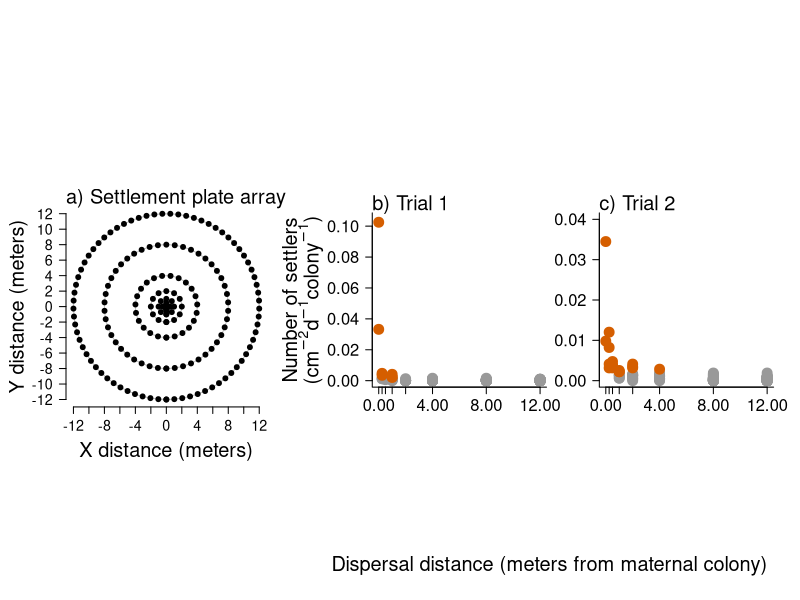

Generate this figure with R:
### This code produces Figure 2 in the manuscript: 
### Burgess SC, Powell J, Bueno M. Dispersal, kin aggregation, and the fitness consequences of not spreading sibling larvae.
# Code finalized Jan 2022
# Any comments or error reporting, please contact Scott Burgess. sburgess@bio.fsu.edu

# R version 4.0.5 (2021-03-31) -- "Shake and Throw"

# Load required libraries
library(plotrix) # version 3.8-2; used for polar.plot()

# Import data
# set.wd() # set working directory, or file path, before importing data
dat <- read.csv("Figure 2 data.csv")

# Change 'deployment' to a factor
dat$deployment <- as.factor(dat$deployment)
# summary(dat)

# Summarize dat
# Table 1; number of settlement plates per deployment
with(dat,table(deployment,treatment))

# Figure 1 caption; Number of poles per distance 
with(dat[dat$deployment==2,],table(distance.m))

# Number of settlement plates per distance per deployment
with(dat,table(deployment,distance.m))



# Settlement area of each settlement plate
settlement.area <- 21.5 * 7 # length cm x width cm; cm^2



# Calculate the average settlement per plate per day (settlers.day) over all 'Control' deployments
datControl <- dat[dat$treatment=="Control",]
mean.settlers <- mean(datControl$settlers.day) # over all three control deployments, there were on average 0.39 settlers cm-2 day-1.
# with(datControl, aggregate(settlers.day,by=list(Distance=distance.m),mean))
# with(datControl, aggregate(settlers.day,by=list(Deployment=deployment),mean))

qpois(p=0.95,lambda=mean.settlers)  # 95% probability of observing 2 or fewer settlers per cm2 per day from background

threshold <- 2 # upper limit to the expected average 'background' level of settlement



# Prepare Figure 2
max.settlement <- 330 # define maximum value, for plotting
ymax <- max.settlement / settlement.area / 3 / 7 # per cm2 per day (=3) per colony (=7) 

radius = c(0,
	0.25,
	0.5,
	1,
	2,
	4,
	8,
	12)
pole.number.at.each.distance <- c(1,
								4,
								8-(5-1),
								16-(9-1),
								28-(17-1),
								51-(29-1),
								97-(52-1),
								170-(98-1))
circ <- function(r){2*pi*r} # function to calculate circumference
arc.lengths = circ(r=radius) / pole.number.at.each.distance  # distance between poles, given pole.number.at.each.distance
# pole.number.at.each.distance / circ(radius) # poles per meter of circumference at each distance = sampling effort per circumference
# sum(pole.number.at.each.distance) # total number of poles
# theta = arc length / radius

degree.func <- function(L,R){
	ifelse(R>0, (180*L) / (pi*R), 0)
}


###### FIGURE 2
# Set colors
# https://stackoverflow.com/questions/57153428/r-plot-color-combinations-that-are-colorblind-accessible
cols <- c("#999999","#D55E00")

dev.new(width=8,height=3.5)
par(oma=c(1,3,1,0),mfrow=c(1,3))

# a)
# Add lines
par(mar=c(0,2,0,1))
polar.plot(	lengths=NA,
			polar.pos=NA,
			radial.lim=radius,
			show.radial.grid=F,
			show.grid.labels=F,
			grid.unit="meters",
			labels="",
			point.symbols=19,
			start=270,clockwise=T,rp.type="s")
for(i in 1:length(radius)){
	theta = degree.func(arc.lengths[i],radius[i])
	angles.of.the.poles <- (theta * 0:pole.number.at.each.distance[i])
	radius.vec <- rep(radius[i],length(angles.of.the.poles)) # the radius of the poles
polar.plot(	lengths=radius.vec,
			polar.pos=angles.of.the.poles,
			radial.lim=radius,
			cex=1, 
			point.col='black',
			show.radial.grid=F,
			show.grid.labels=F,
			labels="",
			point.symbols=19,
			start=270,clockwise=T,rp.type="s",add=T)
}
# text(0,-13.5,"12m",cex=1.5)					
# text(0,-9.5,"8m",cex=1.5)					
# text(0,-5.5,"4m",cex=1.5)					
# text(0,-2.9,"2m",cex=1.2)					
axis(side=1,at=seq(-12,12,2),cex.axis=1.3)
mtext(side=1,cex=1.2,line=3,text="X distance (meters)")
axis(side=2,at=seq(-12,12,2),cex.axis=1.3,las=1)
mtext(side=2,cex=1.2,line=3,text="Y distance (meters)")
mtext(side=3,adj=0,cex=1.2,text="a) Settlement plate array")

# b)
par(mar=c(0,6,0,0))
plot(c(0,12),c(0,ymax),type="n",bty="l",ylab="",xlab="",xaxt="n",yaxt="n")
with(dat[dat$deployment =="2" & dat$settlers.day<=threshold,], 
	points(distance.m,settlers/settlement.area/3/7,
	cex=2,
	pch=19,
	# col=adjustcolor(cols[1],alpha.f=0.6)
	col=cols[1]
	))
with(dat[dat$deployment =="2" & dat$settlers.day>threshold,], 
	points(distance.m,settlers/settlement.area/3/7,
	cex=2,
	pch=19,
	# col=adjustcolor(cols[2],alpha.f=0.6)
	col=cols[2]
	))

axis(side=1,at=radius,cex.axis=1.5)
axis(side=2,at=seq(0,ymax,0.02),cex.axis=1.5,las=1)
mtext(side=2,line=5.5,cex=1.2,adj=0.5,text="Number of settlers")
mtext(side=2,line=3.5,cex=1.2,adj=0.5,expression(paste("(",cm^-2,d^-1,colony^-1,")",sep="")))
mtext(side=3,adj=0,line=0,cex=1.2,"b) Trial 1")

# c)
par(mar=c(0,4,0,2))
plot(c(0,12),c(0, 0.04),type="n",bty="l",ylab="",xlab="",xaxt="n",yaxt="n")
with(dat[dat$deployment =="4" & dat$settlers.day<=threshold,], 
	points(distance.m,settlers/settlement.area/3/7,
	cex=2,
	pch=19,
	# col=adjustcolor(cols[1],alpha.f=0.6)
	col=cols[1]
	))
with(dat[dat$deployment =="4" & dat$settlers.day>threshold,], 
	points(distance.m,settlers/settlement.area/3/7,
	cex=2,
	pch=19,
	# col=adjustcolor(cols[2],alpha.f=0.6)
	col=cols[2]
))

axis(side=1,at=radius,cex.axis=1.5)
axis(side=2,at=seq(0,0.04,0.01),cex.axis=1.5,las=1)
mtext(side=3,adj=0,line=0,cex=1.2,"c) Trial 2")

mtext(side=1,line=-2,cex=1.2,outer=T,adj=0.9,"Dispersal distance (meters from maternal colony)")

	